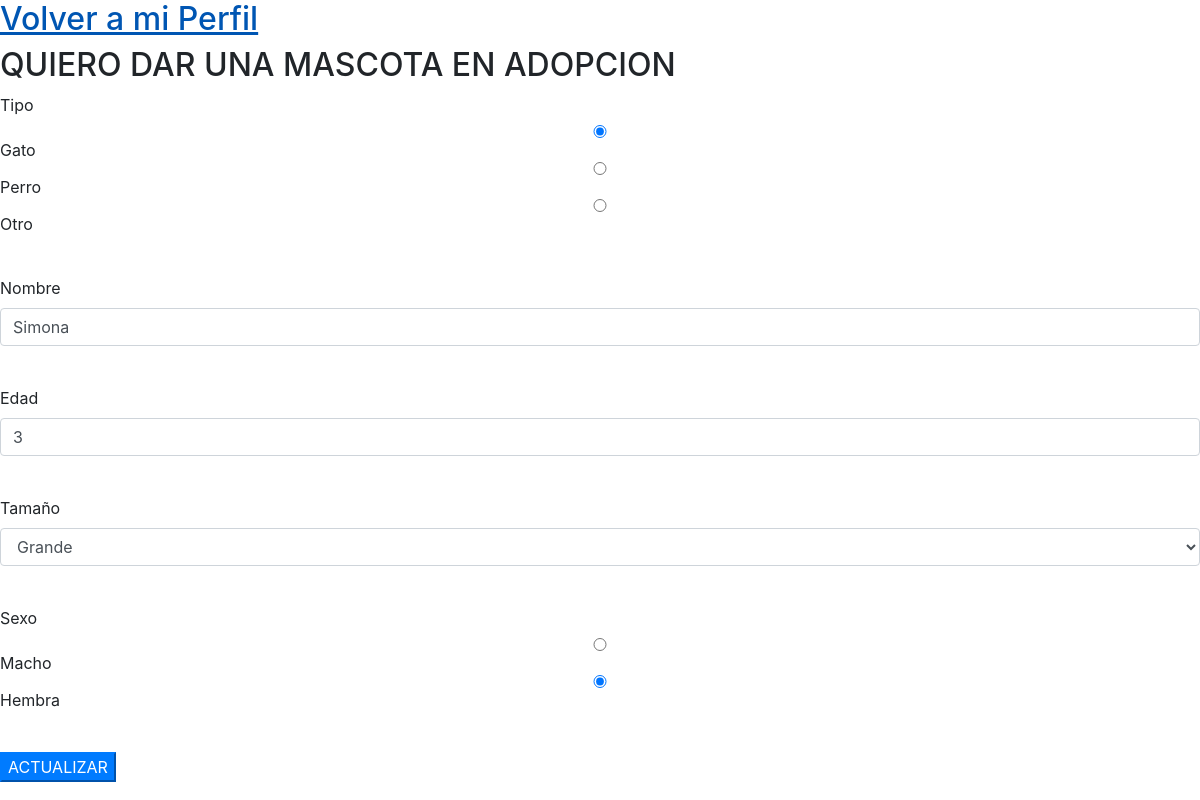
/formMascota.php?id=11, run on the app's committed database.
### tables this page shows
CREATE TABLE `mascotas` (
  `id` int(11) NOT NULL AUTO_INCREMENT,
  `tipo` varchar(45) NOT NULL,
  `nombre` varchar(45) NOT NULL,
  `edad` int(11) NOT NULL,
  `tamanio` varchar(45) NOT NULL,
  `sexo` varchar(45) NOT NULL,
  `user_id` int(11) DEFAULT NULL,
  PRIMARY KEY (`id`),
  UNIQUE KEY `id_UNIQUE` (`id`),
  KEY `fk_usuario_mascota` (`user_id`),
  CONSTRAINT `fk_usuario_mascota` FOREIGN KEY (`user_id`) REFERENCES `usuarios` (`id`) ON DELETE SET NULL ON UPDATE SET NULL
);

### classes/MySQL_DB.php (called while the page is built, shortened)
<?php
class MySQL_DB extends DB
{
  protected $conn;
  public function __construct($ruta)
  {
    $usuario = 'root';
    $password = 'root';
    $opciones = [ PDO::ATTR_ERRMODE => PDO::ERRMODE_EXCEPTION ];
    try {
    	$this->conn = new PDO($ruta, $usuario, $password, $opciones);
    }
    catch( PDOException $ErrorEnConexion ) {
    	echo "Se ha producido un error: ".$ErrorEnConexion->getMessage();
    	echo "<br>";
      exit;
    }
  }
  public function find($modelo, $id){
    $sql = 'select * from '.$modelo->table.' where id = :id';
    $stmt = $this->conn->prepare($sql);
    $stmt->bindValue(':id', $id);
    $stmt->execute();
    return $stmt->fetch(PDO::FETCH_ASSOC);
  }
}

### classes/Modelo.php (called while the page is built, shortened)
<?php
class Modelo
{
  public $datos;
  protected $db;
  public function __construct($datos=[]){
    $this->datos = $datos;
    $this->db = new MySQL_DB('mysql:host=localhost; dbname=patitasacasa; charset=utf8');
  }
  public function getAttr($attr){
    return isset($this->datos[$attr]) ? $this->datos[$attr] : null;
  }
  public function setAttr($attr, $value){
    $this->datos[$attr] = $value;
  }
  public function find($id){
    if ($fila= $this->db->find($this, $id)){
      return $this;
    }
    return false;
  }
}

### formMascota.php (the view, shortened to what this page needs)
<?php
$tamaniosMascota = ['Grande', 'Mediano', 'Pequeño'];
$mascota = new Mascota();
if (!$_POST && isset($_GET['id'])) {
  $mascota->find($_GET['id']);
}
?>
<!DOCTYPE html>
<html lang="en" dir="ltr">
  <head>
    <link rel="stylesheet" href="bootstrap.min.css">
  </head>
  <body>
    <h2><a href="perfil.php">Volver a mi Perfil</a></h2>
    <div class="register"><h2>QUIERO DAR UNA MASCOTA EN ADOPCION</h2></div>
    <form method="post" enctype="multipart/form-data">
      <div class="form-group">
        <label for="exampleInputNumber">Tipo</label></br>
        <input type="radio" class="form-control" id="exampleInputText" name="tipo" aria-describedby="nameHelp"  placeholder="" value="gato" <?= $mascota->getAttr('tipo') == 'gato' ? 'checked="checked"' : '' ?>>Gato<br>
        <input type="radio" class="form-control" id="exampleInputText" name="tipo" aria-describedby="nameHelp"  placeholder="" value="perro" <?= $mascota->getAttr('tipo') == 'perro' ? 'checked="checked"' : '' ?>>Perro<br>
        <input type="radio" class="form-control" id="exampleInputText" name="tipo" aria-describedby="nameHelp"  placeholder="" value="otro" <?= $mascota->getAttr('tipo') == 'otro' ? 'checked="checked"' : '' ?>>Otro<br>
      </div>
      <div class="form-group">
        <label for="exampleInputName">Nombre</label>
        <input type="text" class="form-control" id="exampleInputName" name="nombre" aria-describedby="nameHelp"  placeholder="" value="<?= $mascota->getAttr('nombre') ? $mascota->getAttr('nombre') : '' ?>">
      </div>
    <br>
      <div class="form-group">
        <label for="exampleInputNumber">Edad</label>
        <input type="number" class="form-control" id="exampleInputNumber" name="edad" aria-describedby="nameHelp"  placeholder="" value="<?= $mascota->getAttr('edad') ? $mascota->getAttr('edad') : '' ?>">
      </div>
    <br>
      <div class='form-group'>
        <label for='pais'>Tamaño</label>
          <select class="form-control select-pais" name="tamanio">
          <?php foreach($tamaniosMascota as $tamanio):?>
            <option value="<?=$tamanio?>" <?= $mascota->getAttr('tamanio') == $tamanio ? 'selected="selected"' : '' ?>><?=$tamanio?></option>
          <?php endforeach; ?>
        </select>
      </div>
    <br>
      <div class="form-group">
        <label for="exampleInputNumber">Sexo</label></br>
        <input type="radio" class="form-control" id="exampleInputText" name="sexo" aria-describedby="nameHelp"  placeholder="" value="macho" <?= $mascota->getAttr('sexo') == 'macho' ? 'checked="checked"' : '' ?>>Macho<br>
        <input type="radio" class="form-control" id="exampleInputText" name="sexo" aria-describedby="nameHelp"  placeholder="" value="hembra" <?= $mascota->getAttr('sexo') == 'hembra' ? 'checked="checked"' : '' ?>>Hembra
      </div>
    <br>
      <div>
        <?php if($mascota->getAttr('id')): ?>
        <button type="createAccount" class="btn-primary">ACTUALIZAR</button>
      <?php else: ?>
        <button type="createAccount" class="btn-primary">LISTO! Dar en adopción</button>
      <?php endif; ?>
      </div>
    </form>
  </body>
</html>

### data on the page
mascotas: tipo "☑", nombre "Simona", edad "3", tamanio "Grande", sexo "☑"
